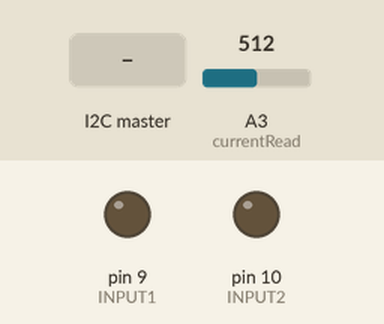
Recording of a sketch running on a simulated Arduino Nano, built with avr-gcc and run on an emulated ATmega328P. Shown: output pins drawn as LEDs (lit = HIGH). The test bench sets the inputs (shaded band); at power-on: A3 (currentRead) = 512.

Above: at 1.2 s.
1.3 s: the I2C master sends the byte 1
At 2.3 s:
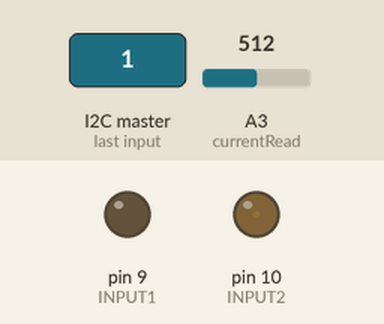
2.8 s: the I2C master sends the byte 0
At 3.4 s:
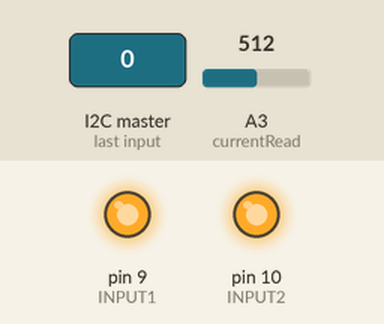
4.3 s: the I2C master sends the byte 2
At 4.6 s:
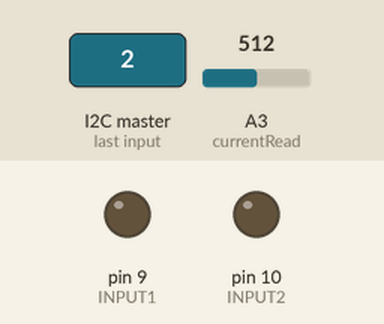
5.8 s: the I2C master sends the byte 0
At 6.9 s:
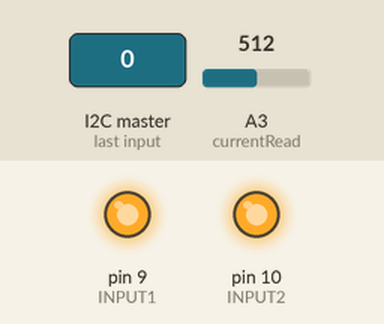
Timing chart, 0 to 8.3 s (numbered marks = the images above; inputs shaded):
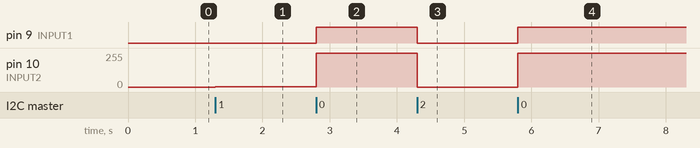

Measured:
- after the input at 1.3 s, pin 10 (INPUT2): 0/255 → 2/255 at once
- after the input at 2.8 s, pin 9 (INPUT1): LOW → HIGH at once; pin 10 (INPUT2): 2/255 → 255/255 at once
- after the input at 4.3 s, pin 9 (INPUT1): HIGH → LOW at once; pin 10 (INPUT2): 255/255 → 0/255 at once
- after the input at 5.8 s, pin 9 (INPUT1): LOW → HIGH at once; pin 10 (INPUT2): 0/255 → 255/255 at once

The sketch:

SAMI_with_ISR.ino
```cpp
/**
   To be uploaded on motor driver module boards
*/

// NANO -> ATMEGA328-AU Board Pin Mapping
//  Nano dec port   ATMega328-AU            Nano dec port       ATMega328-AU
//  -------------   --------------------    -------------    -------------------
//  pin (12) D12 -> IC pin 16 (MISO)        pin (13) D13  -> IC pin 17 (SCK)
//  pin (11) D11 -> IC pin 15 (MOSI)        pin 3.3V
//  pin (10) D10 -> IC pin 14 (PB2)         pin AREF -> IC pin 20 (AREF)
//  pin ( 9) D09 -> IC pin 13 (PB1)         pin (14) PC0  -> IC pin 23 (PC0/ADC0)
//  pin ( 8) D08 -> IC pin 12 (PB0)         pin (15) PC1  -> IC pin 24 (PC1/ADC1)
//  pin ( 7) D07 -> IC pin 11 (PD7)         pin (16) PC2  -> IC pin 25 (PC2/ADC2)
//  pin ( 6) D06 -> IC pin 10 (PD6)         pin (17) PC3  -> IC pin 26 (PC3/ADC3)
//  pin ( 5) D05 -> IC pin 09 (PD5)         pin (18) PC4  -> IC pin 27 (PC4/ADC4)
//  pin ( 4) D04 -> IC pin 02 (PD4)         pin (19) PC5  -> IC pin 28 (PC5/ADC5)
//  pin ( 3) D03 -> IC pin 01 (PD3)         pin (??) ADC6 -> IC pin 19 (ADC6)
//  pin ( 2) D02 -> IC pin 32 (PD2/INT0)    pin (??) ADC7 -> IC pin 22 (ADC7)
//  pin (??) RST -> IC pin 29 (PC6/RESET)   pin (??) PC6  -> IC pin 29 (RESET/PC6)
//  pin (??) RXD -> IC pin 30 (RX/PD0)      pin GND
//  pin (??) TXD -> IC pin 31 (TX/PD1)      pin VIN
//  --- --- -> IC pin 08 (PB7/OSC2)    --- ---  -> IC pin 07 (PB8/OSC1)
//  --- --- -> IC pin 03/05/21 (GND)   --- ---  -> IC pin 04/06/18 (VCC/VCC/AVCC)

#include <Wire.h>
#include <math.h>
#include <PIDController.h>

/*******************************************
     PIN DEFINITIONS - Arduino Nano pins
 *****************************************/
#define NSLEEP 5
#define INPUT1 9
#define INPUT2 10
#define currentRead 17 //26
#define enc1 2 //32
#define enc2 3 //1

PIDController pidSpeed;
/******************************************
                 VARIABLES
 *****************************************/
char I2Cstatus = '0'; //I2C command sent from Mainboard

//Motor speed definitions
int slow = 100; //default slow speed
int fast = 500; //default fast speed

//Current Sensor variables
const float stall_current = 35; //current value when motor is stalled
int motorCurrent = 0; //data variable representing motor current sent through I2C to mainboard
bool motorstalled = false;
int lastTime = 0; //previous time current was checked

//Quadrature encoder constants
const int X = 5; //invalid state definition
int encoderArray[4][4] = { //state matrix
  {0, -1, 1, X},
  {1, 0, X, -1},
  { -1, X, 0, 1},
  {X, 1, -1, 0}
};

int newValue; //integer between 0 and 3 representing quadrature encoder state
int errorCount = 0; //count of 'X's or invalid encoder states
int oldValue = 0; //previous encoder reading
int count = 0; //current encoder count - sent through I2C to mainboard


void setup() {
  //set up I2C address as 0x01 for the current board - in the future this will be sequential for all boards so the master can address them individually
  Wire.begin(0x01);

  // set up sensor pins
  pinMode(currentRead, INPUT);
  pinMode(enc1, INPUT);
  pinMode(enc2, INPUT);

  //attach interrupts on both encoders w/ isr callback function
  //attachInterrupt(digitalPinToInterrupt(enc1), isr, CHANGE);
  //attachInterrupt(digitalPinToInterrupt(enc2), isr, CHANGE);

  //set up I2C event channels
  Wire.onRequest(requestEvent); //upon receiving a request from the master, call requestEvent
  Wire.onReceive(msgEvent); //upon receiving a message the I2C device, call msgEvent

  digitalWrite(NSLEEP, HIGH); //  nSleep should be kept high for normal operation of the MD9927 motor driver

  pidSpeed.begin();
  pidSpeed.tune(1, 0, 0);
  pidSpeed.limit(0, 255);
}

int lastcount = 0;
int motSpeed;
int countdiff = 0;
int calcSpeedPID;
int Ngear = 150;
void loop() {

  if ((millis() - lastTime) >= 20) { //if 20 ms passed since the last reading, read the current
    readCurrent();
    //calculate current RPM and compute PID with it
    countdiff = count - lastcount;
    motSpeed = (countdiff / 12) * (1000 / 1) * (60 / 1) / Ngear;
    calcSpeedPID = pidSpeed.compute(motSpeed);
    lastTime = millis();
  }

  if (motorCurrent >= stall_current) { //if the current reading is above the preset stall current value, break the motor
    motorstalled == true;
    brake();
    I2Cstatus = 0;
  }

  int slowRPM = 25;
  int fastRPM = 50;
  //switch statement given i2c input command from command line or controller
  switch (I2Cstatus) {
    default: //no message- status defaults to zero
      break;
    case 0: //motor stop
      brake();
      break;
    case 1: //lead screw up speed
      pidSpeed.setpoint(slowRPM); //check all the signs
      forward(calcSpeedPID);
      break;
    case 2: //lead screw down speed
      pidSpeed.setpoint(-slowRPM);
      reverse(calcSpeedPID);
      break;
    case 9:
      pidSpeed.setpoint(-slowRPM);
      reverse(255);
      break;
    case 8:
      pidSpeed.setpoint(fastRPM);
      forward(255);
      break;
    case 12: //cable down speed
      pidSpeed.setpoint(slowRPM);
      forward(calcSpeedPID);
      break;
    case 13: //cable down speed
      pidSpeed.setpoint(-slowRPM);
      reverse(calcSpeedPID);
      break;


  }

}

/***********************************
         HELPER FUNCTIONS
 *******************************/

/**
   Function to set the motorCurrent variable to the current sensor reading
*/
void readCurrent() {
  motorCurrent = analogRead(currentRead) * 255 / 1023; //multiply by AD
}

/**
   Quadrature Encoder Interrupt Service Routine callbac function

void isr() {
  //sei();
  newValue = (digitalRead(enc1) << 1) | digitalRead(enc2); //bit shift value of encoder reading to be binary value between 0 and 3
  int value = encoderArray[oldValue][newValue]; //find encoder value count change by indexing quadrature array
  if (value == X)   { //if the value is invalid increase error count
    errorCount++;
  }
  else { //decrement count
    count -= value;
  }
  oldValue = newValue; //replace old value

}*/


/***********************
   DRIVING FUNCTIONS
 *********************/

void forward(int speed) {
  analogWrite(INPUT1, 0);
  analogWrite(INPUT2, speed);
}

void reverse(int speed) {
  analogWrite(INPUT1, speed);
  analogWrite(INPUT2, 0);
}

void brake() {
  analogWrite(INPUT1, 255);
  analogWrite(INPUT2, 255);
}


/**
   Callback function upon receiving a request for data via I2C from master
   This will request a set number of bytes as a message that will be formed when its time
*/
byte data[3];
void requestEvent() {
  //split the int encoder count into multiple bytes
  data[0] = (count >> 8) & 0xFF;
  data[1] = count & 0xFF;
  data[3] = motorCurrent;
  //Write encoder count and current values along i2C for a request
  Wire.write(data, 3);
}

/**
   callback function for recieving messages and setting the appropriate status
*/
void msgEvent(int numBytes) {
  noInterrupts();
  // I2CFlag = true;
  while (Wire.available() > 0) { // loop through all but the last
    int x = Wire.read(); // receive byte as a character
    //    if (x>127){
    //      x = 256-x;
    //      x*=-1;
    //    }
    I2Cstatus = x;
  }
  interrupts();
}
```
